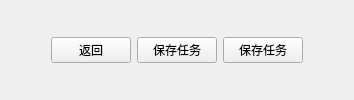
            <widget class="QWidget" name="widget" native="true">
             <layout class="QHBoxLayout" name="horizontalLayout_17">
              <item>
               <spacer name="horizontalSpacer_18">
                <property name="orientation">
                 <enum>Qt::Orientation::Horizontal</enum>
                </property>
                <property name="sizeHint" stdset="0">
                 <size>
                  <width>40</width>
                  <height>20</height>
                 </size>
                </property>
               </spacer>
              </item>
              <item>
               <widget class="QPushButton" name="buttonReturn">
                <property name="text">
                 <string>返回</string>
                </property>
               </widget>
              </item>
              <item>
               <widget class="QPushButton" name="buttonSave">
                <property name="text">
                 <string>保存任务</string>
                </property>
               </widget>
              </item>
              <item>
               <widget class="QPushButton" name="finish_edit">
                <property name="text">
                 <string>保存任务</string>
                </property>
               </widget>
              </item>
              <item>
               <spacer name="horizontalSpacer_19">
                <property name="orientation">
                 <enum>Qt::Orientation::Horizontal</enum>
                </property>
                <property name="sizeHint" stdset="0">
                 <size>
                  <width>40</width>
                  <height>20</height>
                 </size>
                </property>
               </spacer>
              </item>
             </layout>
            </widget>
